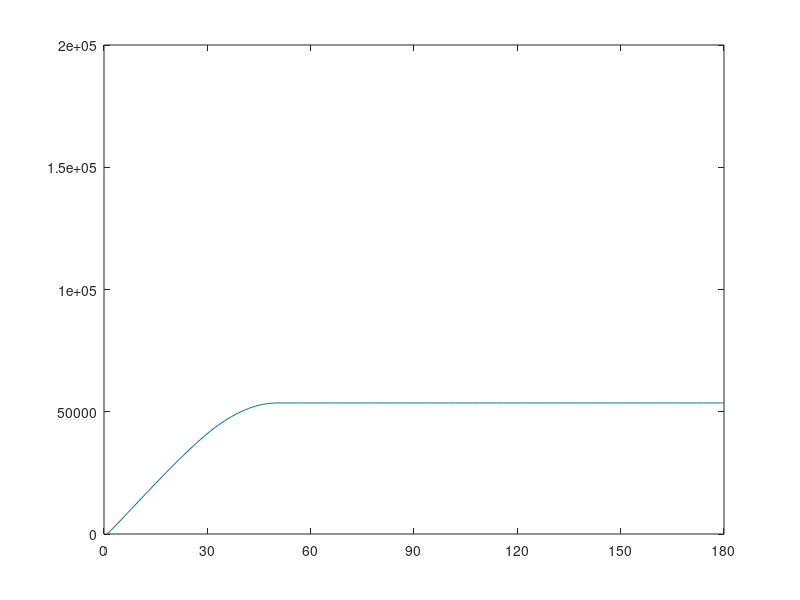

The MATLAB script that drew this image:

%% This script accompanies the work 
% B. Saraswat, S. Ansumali, M. K Prakash, Using high effective risk of Adult-Senior duo in multigenerational homes to prioritize COVID-19 vaccination, medRxiv 2021.04.14.21255468; doi: https://doi.org/10.1101/2021.04.14.21255468

%% Initialization block
clear
%% Define Infection, vaccination scenarios
%---Analysis performed over 180 days --- 
days=1:1:180; 

%---Four different COVID-19 second wave scenarios are considered. Different
%peak values up to 400,000 daily infections are discussed in the manuscript
%--- Infection Scenario 1---
TotalInfections = 1.5e5*(1+0.667*days/30);
TotalInfections(31:60)=2.5e5;
i=1:1:60;
TotalInfections(61:120)=2.5e5*(1-i/60);
TotalInfections(121:180)=0;
clear i;
%---end Infection Scneario 1---

%--- Infection Scenario 2---
% TotalInfections = 1.5e5*(1+1.667*days/30);
% i=1:1:60;
% TotalInfections(31:90)=4e5*(1-i/60);
% TotalInfections(91:180)=0;
% clear i;
% --- end Infection scenario 2 ---

%--- Infection Scenario 3 ---
% TotalInfections = 1.5e5*(1+1.667*days/30);
% i=1:1:150;
% TotalInfections(31:180)=4e5*(1-i/150);
% clear i;
% --- end Infection Scenario 3 ---

%--- Infection Scenario 4 ---
% TotalInfections = 1.5e5*(1+1.667*days/60);
% i=1:1:120;
% TotalInfections(61:180)=4e5*(1-i/120);
% clear i;
% --- end Infection Scenario 4 ---


Vaccinations = 3e6*(1+0*days/max(days)); %--- daily rate of vaccinations. 2 million or 3 million daily doses administered
SAR = 0.3; % --- secondary attack rate within a family
Factor.InfectionReductionVaccinated = 0.33; %---67% reduction in chance of infection 
Factor.TransmissionFromVaccinated = 0.3;  %---70% reduction in transmission
Factor.MortalityReductionVaccinated = 0.2;%--- 80% reduction in mortality
Factor.SeniorVaccineCoverage= 0.5;        %--- Fraction of Seniors (age > 60) already vaccinated before beginning a planned roll-down to younger groups
Factor.AdultVaccineCoverage=0.2;          %--- Fraction of Adults (age 20-60) already vaccinated before beginning this analysis
Strategy='Targeted'; %--- Targeted vaccination by preferentially vaccinating Adults from multigenerational homes
%Strategy='Uniform'; %--- Uniform vaccination for any one in the age groups 20-60

%% Prepare demographics - Population by age, Defining Seniors, family linkage, 

days=180;
%---Age bin defines the lower age. For example Age 30 means individuals in
%the age group 30-34
Age = [20 25 30 35 40 45 50 55 60 65 70 75 80 85 90 95 100];
%--Population corrected for 2011 to 2021 census
Population = 1.125*[111424222 101413965 88594951 85140684 72438112 62318327 49069254 39146055 37663707 26454983 19208842 9232503 6220229 2383167 1446534 633297 605778];
%Mortality risk obtained from the Meta-analysis of Levin et al. European Journal of Epidemiology (2020) 35:1123?1138
%https://doi.org/10.1007/s10654-020-00698-1
Mortality  = 1/100*[0.0064	0.0115	0.02	0.04	0.07	0.13	0.22	0.42	0.77	1.43	2.64	4.71	8.13	15.48	27.62	27.62	27.62];
%---
Seniors.Age = Age(9:17);            %---Seniors are defined as those above 60 years
Seniors.Population=Population(9:17);
Seniors.MortalityRisk =Mortality(9:17);
Seniors.Susceptible=zeros(days,9);
Seniors.Susceptible(1,:)=Seniors.Population;
Seniors.Deaths  = zeros(days,9);
Seniors.Infected= zeros(days,9);
Seniors.Vaccinated= zeros(days,9);

%--Assigning Adult With a Senior in the Family
AdultsWF.Age = Age(1:8);  %--ages between 20-60 --
AdultsWF.Population=zeros(1,8);
%---assigning children below (first generation differs by 25 years of age
%as discussed in Manuscript)
for i=1:5
    AdultsWF.Population(i+3)=AdultsWF.Population(i+3)+Seniors.Population(i);
end
%--assigning grandchildren below (second generation differs by 50 years of age
%as discussed in Manuscript)
for i=3:9
    AdultsWF.Population(i-2)=AdultsWF.Population(i-2)+Seniors.Population(i);
end
AdultsWF.MortalityRisk =Mortality(1:8);
AdultsWF.Susceptible=zeros(days,8);
AdultsWF.Susceptible(1,:)=AdultsWF.Population;
AdultsWF.Infected = zeros(days,8);
AdultsWF.VacInfected = zeros(days,8);
AdultsWF.Deaths = zeros(days,8);
AdultsWF.Vaccinated = zeros(days,8);

%---Assigning Adults with No Seniors in the Family ---
AdultsNF.Age = Age(1:8); %-- ages between 20-60
AdultsNF.Population=Population(1:8)-AdultsWF.Population;
AdultsNF.MortalityRisk =Mortality(1:8);
AdultsNF.Susceptible=zeros(days,8);
AdultsNF.Susceptible(1,:)=AdultsNF.Population;
AdultsNF.Infected = zeros(days,8);
AdultsNF.VacInfected = zeros(days,8);
AdultsNF.Deaths = zeros(days,8);
AdultsNF.Vaccinated = zeros(days,8);
%% A first roll-down group to ages 45-60 started on 1 April 2021. By the time our analysis finished on 12 April 2021, vaccination coverage in this group is 20% (maximum in some states)
% -- We remove this fraction of population already vaccinated

for j=6:8
    AdultsWF.Vaccinated(1,j) = Factor.AdultVaccineCoverage * AdultsWF.Susceptible(1,j);
    AdultsNF.Vaccinated(1,j) = Factor.AdultVaccineCoverage * AdultsNF.Susceptible(1,j);

    AdultsWF.Susceptible(1,j) = (1-Factor.AdultVaccineCoverage) * AdultsWF.Susceptible(1,j);
    AdultsNF.Susceptible(1,j) = (1-Factor.AdultVaccineCoverage) * AdultsNF.Susceptible(1,j);
end

%% Assign primary infections to AdultsWF and AdultsWF using the total infections in the population

for day=2:180
    for j=1:8

        if strcmp(Strategy,'Targeted')
        if sum(AdultsWF.Susceptible(day-1,:))>Vaccinations(day)
            AdultsWF.Vaccinated(day,j)= Vaccinations(day)*AdultsWF.Susceptible(day-1,j)/(sum(AdultsWF.Susceptible(day-1,:)));
        elseif sum(AdultsWF.Susceptible(day-1,:))>10
            AdultsWF.Vaccinated(day,j)= AdultsWF.Susceptible(day-1,j);
            AdultsNF.Vaccinated(day,j)= (Vaccinations(day)-sum(AdultsWF.Susceptible(day-1,:)))*AdultsNF.Susceptible(day-1,j)/(sum(AdultsWF.Susceptible(day-1,:) + AdultsNF.Susceptible(day-1,j)));
        else
            AdultsNF.Vaccinated(day,j)= Vaccinations(day)*AdultsNF.Susceptible(day-1,j)/(sum(AdultsWF.Susceptible(day-1,:) + AdultsNF.Susceptible(day-1,j)));
        end
       elseif strcmp(Strategy,'Uniform')
           AdultsWF.Vaccinated(day,j)= Vaccinations(day)*AdultsWF.Susceptible(day-1,j)/(sum(AdultsWF.Susceptible(day-1,:) + AdultsNF.Susceptible(day-1,j)));
           AdultsNF.Vaccinated(day,j)= Vaccinations(day)*AdultsNF.Susceptible(day-1,j)/(sum(AdultsWF.Susceptible(day-1,:) + AdultsNF.Susceptible(day-1,j)));
        end
       
        AdultsWF.Infected(day,j)    = TotalInfections(day)*AdultsWF.Susceptible(day-1,j)/(sum(AdultsWF.Susceptible(day-1,:) + AdultsNF.Susceptible(day-1,j)) + Factor.InfectionReductionVaccinated*(AdultsWF.Vaccinated(day,j) + AdultsNF.Vaccinated(day,j)) );
        AdultsNF.Infected(day,j)    = TotalInfections(day)*AdultsNF.Susceptible(day-1,j)/(sum(AdultsWF.Susceptible(day-1,:) + AdultsNF.Susceptible(day-1,j)) + Factor.InfectionReductionVaccinated*(AdultsWF.Vaccinated(day,j) + AdultsNF.Vaccinated(day,j)) );
        AdultsWF.VacInfected(day,j) = TotalInfections(day)*Factor.InfectionReductionVaccinated*AdultsWF.Vaccinated(day,j)/(sum(AdultsWF.Susceptible(day-1,:) + AdultsNF.Susceptible(day-1,j)) + Factor.InfectionReductionVaccinated*(AdultsWF.Vaccinated(day,j) + AdultsNF.Vaccinated(day,j)) );
        AdultsNF.VacInfected(day,j) = TotalInfections(day)*Factor.InfectionReductionVaccinated*AdultsNF.Vaccinated(day,j)/(sum(AdultsWF.Susceptible(day-1,:) + AdultsNF.Susceptible(day-1,j)) + Factor.InfectionReductionVaccinated*(AdultsWF.Vaccinated(day,j) + AdultsNF.Vaccinated(day,j)) );

        
        AdultsWF.Susceptible(day,j) = AdultsWF.Susceptible(day-1,j) - AdultsWF.Infected(day,j) - AdultsWF.Vaccinated(day,j);
        AdultsNF.Susceptible(day,j) = AdultsNF.Susceptible(day-1,j) - AdultsNF.Infected(day,j) - AdultsNF.Vaccinated(day,j);

        AdultsWF.Deaths(day,j) = AdultsWF.MortalityRisk(j) * AdultsWF.Infected(day,j);
        AdultsNF.Deaths(day,j) = AdultsNF.MortalityRisk(j) * AdultsNF.Infected(day,j);
        
    end
end

%% Count intergenerational infection spreads

for day=1:180
%--assign infections
Factor.InfectionReductionVaccinated = 0.3;
Factor.TransmissionFromVaccinated = 0.3; 
    for j=1:5
        Seniors.Infected(day,j) = Seniors.Infected(day,j) + SAR * (AdultsWF.Infected(day,j+3) + Factor.InfectionReductionVaccinated * AdultsWF.VacInfected(day,j+3) ); % from children
    end
    for j=3:9
        Seniors.Infected(day,j) = Seniors.Infected(day,j) + SAR * (AdultsWF.Infected(day,j-2) + Factor.InfectionReductionVaccinated * AdultsWF.VacInfected(day,j-2) ); % from Grandchildren
    end
%--estimate deaths among seniors    
    for j=1:9
    Seniors.Deaths(day,j)       = Seniors.Infected(day,j)* (Factor.SeniorVaccineCoverage * Factor.MortalityReductionVaccinated + (1-Factor.SeniorVaccineCoverage))*Seniors.MortalityRisk(j);
    end
end
%% Graphical results

fprintf('Total number of fatalities among Seniors is %d\n', sum(sum(Seniors.Deaths)));

%-- Reduction of susceptible population
x=[0 30 60 90 120 150 180];
area(1/1e6*[sum(AdultsWF.Susceptible,2) sum(AdultsNF.Susceptible,2)]); axis([0 180 0 700]); 
set(gca,'XTick',x)
pause

%-- Deaths among Seniors
plot(cumsum(sum(Seniors.Deaths,2))); axis([0 180 0 200e3]); 
set(gca,'XTick',x)
